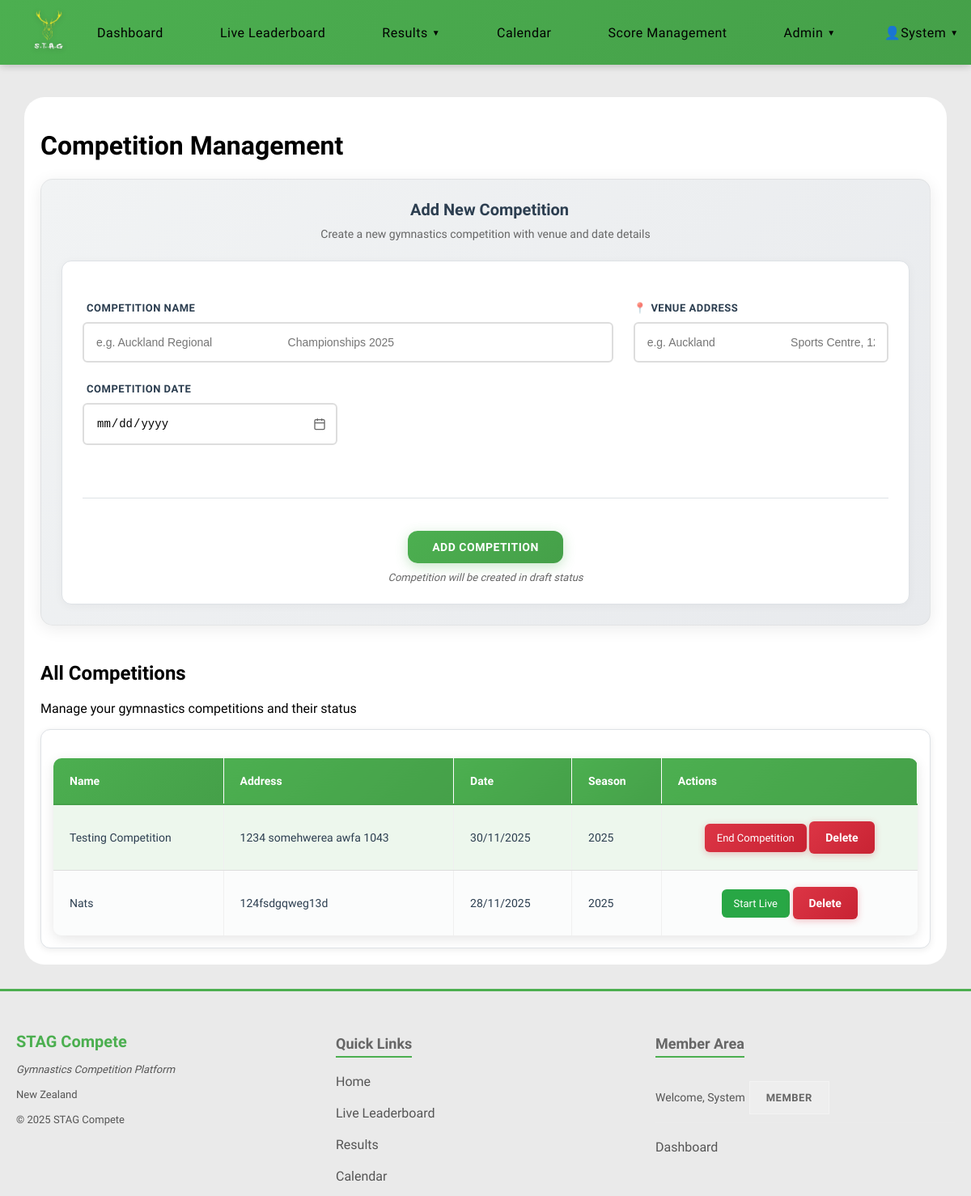
The page /competitions (signed in) on the database its author committed.
### models.py (models this page shows)
class Competitions(db.Model):
    __tablename__ = 'competitions'
    id = db.Column(
        db.Integer, primary_key=True
    )
    season_id = db.Column(
        db.Integer, db.ForeignKey('seasons.id'), nullable=False
    )
    name = db.Column(
        db.String(50), nullable=False
    )
    address = db.Column(
        db.String(100), nullable=False
    )
    competition_date = db.Column(
        db.Date, nullable=True
    )
    status = db.Column(
        db.String(20), nullable=False, default='draft'
    )
    started_at = db.Column(
        db.DateTime, nullable=True
    )
    ended_at = db.Column(
        db.DateTime, nullable=True
    )
    entries = db.relationship(
        'Entries', backref='competitions'
    )
    season = db.relationship(
        'Seasons', backref='competitions'
    )

class Seasons(db.Model):
    __tablename__ = 'seasons'
    id = db.Column(
        db.Integer, primary_key=True
    )
    year = db.Column(
        db.Integer, nullable=False, unique=True
    )

### routes/competitions.py (the view, shortened to what this page needs)
@main.route('/competitions', methods=['GET', 'POST'])
@login_required
def competitions():
    if session.get('role_id') != 1:
        flash('Access denied. Admin privileges required.', 'error')
        return redirect(url_for('main.home'))
    form = forms.AddCompetitionForm()
    competitions = models.Competitions.query.order_by(
        models.Competitions.competition_date.desc(),
        models.Competitions.id.desc()
    ).all()
    seasons = models.Seasons.query.all()
    today = datetime.now()
    return render_template(
        'competitions.html',
        competitions=competitions,
        seasons=seasons,
        today=today,
        form=form
    )

### forms.py
class AddCompetitionForm(FlaskForm):
    name = StringField(
        'Competition Name',
        validators=[DataRequired('Please enter a competition name'),
                    Length(max=100)]
    )
    address = StringField(
        'Address',
        validators=[DataRequired('Please enter an address'), Length(max=100)]
    )
    competition_date = DateField(
        'Competition Date',
        validators=[DataRequired('Please select a competition date')]
    )
    submit = SubmitField('Add Competition')

### routes/__init__.py (called while the page is built)
@main.context_processor  # Ensures this is run before any other routes
def inject_user():
    return dict(
        logged_in='user_id' in session,
        user_roles=session.get('roles', []),
        is_admin='admin' in session.get('roles', []),
        is_judge='judges' in session.get('roles', []),
        user_id=session.get('user_id')
    )

### routes/login.py (called while the page is built)
def login_required(f):
    @wraps(f)
    def decorated_function(*args, **kwargs):
        if 'user_id' not in session:
            flash('Please log in to access this page.', 'error')
            return redirect(url_for('main.login', next=request.url))
        return f(*args, **kwargs)
    return decorated_function

### templates/competitions.html (shortened to what this page needs)
{% extends 'layout.html' %}
{% block content %}
<div class="content">
    <h1>Competition Management</h1>
    <div class="add-competition-modern">
        <div class="form-header">
            <h2 class="form-title">
                Add New Competition
            </h2>
            <p class="form-subtitle">Create a new gymnastics competition with venue and date details</p>
        </div>
        <div class="form-card">
            <form method="POST" class="modern-form">
                <div class="form-grid competition-grid">
                    <div class="form-field full-width">
                        <label for="name" class="field-label">
                            Competition Name
                        </label>
                        {{ form.name(id="name", class="field-input", required=True, placeholder="e.g. Auckland Regional
                        Championships 2025") }}
                    </div>
                    <div class="form-field">
                        <label for="address" class="field-label">
                            <span class="label-icon">📍</span>
                            Venue Address
                        </label>
                        {{ form.address(id="address", class="field-input", required=True, placeholder="e.g. Auckland
                        Sports Centre, 123 Main St") }}
                    </div>
                    <div class="form-field">
                        <label for="competition_date" class="field-label">
                            Competition Date
                        </label>
                        {{ form.competition_date(id="competition_date", class="field-input field-date", required=True)
                        }}
                    </div>
                </div>
                <div class="form-actions-modern">
                    {{ form.submit(class="btn-submit", id="addcomp") }}
                    <span class="submit-help">Competition will be created in draft status</span>
                </div>
            </form>
        </div>
    </div>
    <div class="competitions-list-modern">
        <div class="list-header">
            <h2 class="list-title">
                All Competitions
            </h2>
            <p class="list-subtitle">Manage your gymnastics competitions and their status</p>
        </div>
        <div class="table-container">
            <table class="modern-table">
                <thead>
                    <tr>
                        <th>Name</th>
                        <th>Address</th>
                        <th>Date</th>
                        <th>Season</th>
                        <th>Actions</th>
                    </tr>
                </thead>
                <tbody>
                    {% for competition in competitions %}
                    <tr class="competition-row {{ competition.status }}">
                        <td>{{ competition.name }}</td>
                        <td>{{ competition.address }}</td>
                        <td>
                            {% if competition.competition_date %}
                            {{ competition.competition_date.strftime('%d/%m/%Y') }}
                            {% else %}
                            Not set
                            {% endif %}
                        </td>
                        <td>
                            {% if competition.season %}
                            {{ competition.season.year }}
                            {% else %}
                            Not set
                            {% endif %}
                        </td>
                        <td class="actions">
                            {% if competition.status == 'draft' %}
                            <a href="{{ url_for('main.start_competition', competition_id=competition.id) }}"
                                class="btn btn-success">Start Live</a>
                            {% elif competition.status == 'live' %}
                            <a href="{{ url_for('main.end_competition', competition_id=competition.id) }}"
                                class="btn btn-danger">End Competition</a>
                            {% endif %}
                            <form method="POST"
                                action="{{ url_for('main.delete_competition', competition_id=competition.id) }}"
                                style="display:inline"
                                onsubmit="return confirm('Delete this competition and all related entries/scores?');">
                                <button type="submit" class="btn btn-danger btn-sm">Delete</button>
                            </form>
                        </td>
                    </tr>
                    {% endfor %}
                </tbody>
            </table>
        </div>
    </div>
</div>
{% endblock %}

### static/css/variables.css (style rules this page uses)
:root { --primary-green: #4CAF50; --primary-green-dark: #45a049; --primary-green-darker: #3d8b40; --background-light: #eaeaea; --background-white: #ffffff; --background-section: #f8f9fa; --background-section-alt: #e9ecef; --text-primary: #000000; --text-secondary: #333333; --text-muted: #555555; --text-light: #666666; --text-dark: #2c3e50; --border-light: #ddd; --border-lighter: #dee2e6; --border-lightest: #e0e0e0; --error-color: #dc3545; --error-background: rgba(220, 53, 69, 0.1); --success-color: #28a745; --warning-color: #f59e0b; --info-color: #007bff; --shadow-sm: 0 2px 8px rgba(0, 0, 0, 0.08); --shadow-md: 0 4px 15px rgba(0, 0, 0, 0.1); --shadow-lg: 0 10px 30px rgba(0, 0, 0, 0.3); --shadow-green: 0 4px 15px rgba(76, 175, 80, 0.3); --border-radius-sm: 6px; --border-radius-md: 12px; --border-radius-lg: 15px; --border-radius-xl: 25px; --spacing-xs: 5px; --spacing-sm: 10px; --spacing-md: 15px; --spacing-lg: 20px; --spacing-xl: 25px; --spacing-2xl: 30px; --transition-fast: all 0.3s ease; --transition-slow: all 0.5s ease; --font-size-xs: 12px; --font-size-sm: 13px; --font-size-base: 14px; --font-size-md: 16px; --font-size-lg: 18px; --font-size-xl: 20px; --font-size-2xl: 24px; --font-size-3xl: 32px; --nav-height: 80px; --container-max-width: 1400px; }

### rows shown on the page
Competitions: name "Testing Competition", address "1234 somehwerea awfa 1043", competition_date "30/11/2025", season.year "2025"
Competitions: name "Nats", address "124fsdgqweg13d", competition_date "28/11/2025", season.year "2025"

### other values the page prints
{{ current_user.first_name }} "System"
